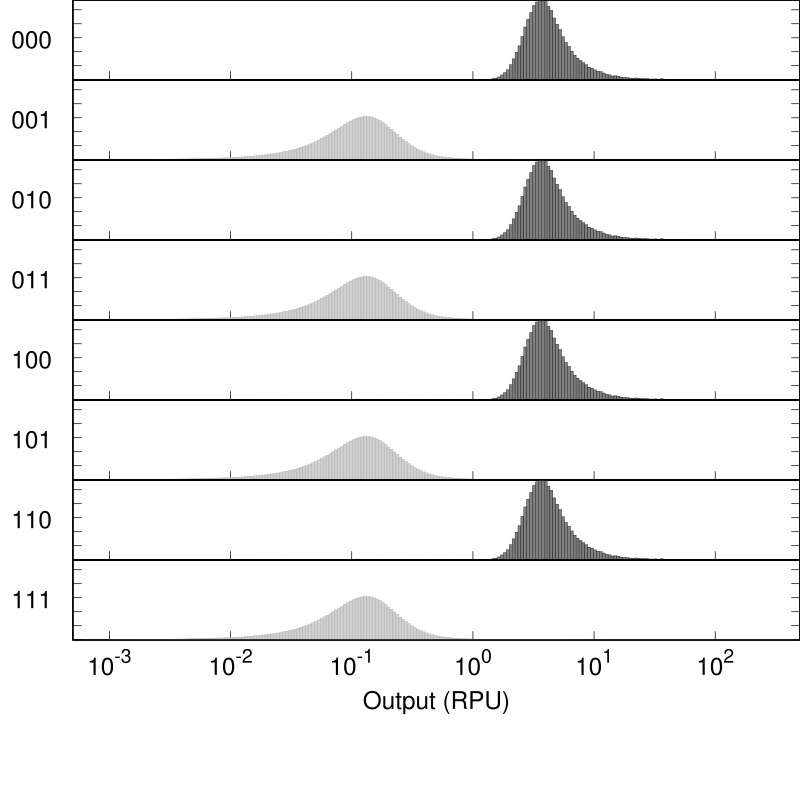

This chart was generated by the following gnuplot code:
set output "demo_FixedGates0xFE_002_A000_E1_BetI_gate.eps"
set terminal postscript  eps  enhanced color "Helvetica, 35" size 8,8
reset
set xtics nomirror
set tics scale 2
set logscale x
set format y "" 
set format x "" 
set xtics (0.001, 0.01, 0.1, 0, 1, 10, 100)
set ytics 0.01
set border 15 lw 2
set lmargin 5
set bmargin 0
set rmargin 0
set tmargin 0
max=500 #max value
min=0.0005 #min value
set xrange [min:max]
set yrange [-0.0002:0.0569273]
set style fill solid 0.5 #fillstyle
set multiplot layout 10,1 rowsfirst
set ylabel "000" rotate by 0
plot "demo_FixedGates0xFE_002_A000_E1_BetI_gate.txt" u (10**$1):2 w boxes lc rgb "black" notitle
set ylabel "001" rotate by 0
plot "demo_FixedGates0xFE_002_A000_E1_BetI_gate.txt" u (10**$1):3 w boxes lc rgb "dark-gray" notitle
set ylabel "010" rotate by 0
plot "demo_FixedGates0xFE_002_A000_E1_BetI_gate.txt" u (10**$1):4 w boxes lc rgb "black" notitle
set ylabel "011" rotate by 0
plot "demo_FixedGates0xFE_002_A000_E1_BetI_gate.txt" u (10**$1):5 w boxes lc rgb "dark-gray" notitle
set ylabel "100" rotate by 0
plot "demo_FixedGates0xFE_002_A000_E1_BetI_gate.txt" u (10**$1):6 w boxes lc rgb "black" notitle
set ylabel "101" rotate by 0
plot "demo_FixedGates0xFE_002_A000_E1_BetI_gate.txt" u (10**$1):7 w boxes lc rgb "dark-gray" notitle
set ylabel "110" rotate by 0
plot "demo_FixedGates0xFE_002_A000_E1_BetI_gate.txt" u (10**$1):8 w boxes lc rgb "black" notitle
set ylabel "111" rotate by 0
set format x "10^{%T}" 
set xlabel "Output (RPU)" 
plot "demo_FixedGates0xFE_002_A000_E1_BetI_gate.txt" u (10**$1):9 w boxes lc rgb "dark-gray" notitle
unset multiplot
